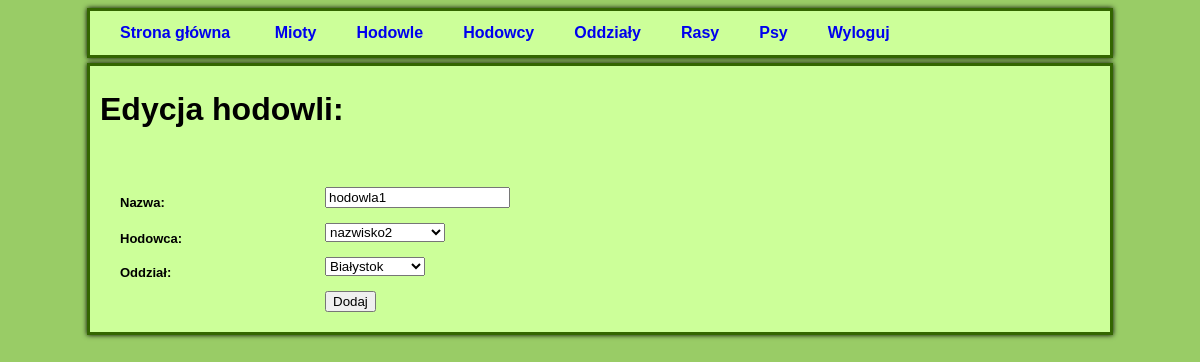
The app's page /nowa_hodowla.php?id=1 (signed in) with its own data.
### tables this page shows
CREATE TABLE IF NOT EXISTS `HODOWLA` (
  `ID` INT UNSIGNED NOT NULL AUTO_INCREMENT,
  `NAZWA` VARCHAR(50) NOT NULL,
  `O_ID` INT UNSIGNED NOT NULL,
  `H_ID` INT UNSIGNED NOT NULL,
  PRIMARY KEY (`ID`),
  UNIQUE INDEX `id_UNIQUE` (`ID` ASC),
  INDEX `fk_hodowla_oddzial1_idx` (`O_ID` ASC),
  INDEX `fk_HODOWLA_HODOWCA1_idx` (`H_ID` ASC),
  CONSTRAINT `fk_hodowla_oddzial1`
    FOREIGN KEY (`O_ID`)
    REFERENCES `ODDZIAL` (`ID`)
    ON DELETE NO ACTION
    ON UPDATE NO ACTION,
  CONSTRAINT `fk_HODOWLA_HODOWCA1`
    FOREIGN KEY (`H_ID`)
    REFERENCES `HODOWCA` (`ID`)
    ON DELETE NO ACTION
    ON UPDATE NO ACTION);

CREATE TABLE IF NOT EXISTS `HODOWCA` (
  `ID` INT UNSIGNED NOT NULL AUTO_INCREMENT,
  `IMIE` VARCHAR(20) NULL,
  `NAZWISKO` VARCHAR(45) NOT NULL,
  `TELEFON` VARCHAR(20) NOT NULL,
  `ADRES` VARCHAR(60) NOT NULL,
  UNIQUE INDEX `id_UNIQUE` (`ID` ASC),
  PRIMARY KEY (`ID`));

CREATE TABLE IF NOT EXISTS `ODDZIAL` (
  `ID` INT UNSIGNED NOT NULL AUTO_INCREMENT,
  `NAZWA` VARCHAR(25) NOT NULL,
  `NUMER` VARCHAR(10) NOT NULL,
  `TATUAZ` VARCHAR(5) NOT NULL,
  `ADRES` VARCHAR(60) NOT NULL,
  `TELEFON` VARCHAR(20) NOT NULL,
  PRIMARY KEY (`ID`),
  UNIQUE INDEX `id_UNIQUE` (`ID` ASC),
  UNIQUE INDEX `nazwa_UNIQUE` (`NAZWA` ASC),
  UNIQUE INDEX `TATUAZ_UNIQUE` (`TATUAZ` ASC),
  UNIQUE INDEX `NUMER_UNIQUE` (`NUMER` ASC));

### nowa_hodowla.php (the view, shortened to what this page needs)
<?php include "header.php";
        $mysql = dbConnect();
        $breeder_stmt = $mysql->prepare("SELECT HODOWCA.ID, HODOWCA.IMIE, HODOWCA.NAZWISKO "
                . "FROM HODOWCA");
        $breeder_stmt->bind_result($breeder_id, $breeder_name, $breeder_surname);
        $breeder_stmt->execute();
        $mysql2 = dbConnect();
        $division_stmt = $mysql2->prepare("SELECT ODDZIAL.ID, ODDZIAL.NAZWA "
                . "FROM ODDZIAL");
        $division_stmt->bind_result($division_id, $division_name);
        $division_stmt->execute();
        if(isset($_GET["id"])) {
            echo "<H1>Edycja hodowli:</H1><br>";
            $id = filter_input(INPUT_GET, "id", FILTER_SANITIZE_STRING);
            $mysql3 = dbConnect();
            $stmt = $mysql3->prepare("SELECT HODOWLA.NAZWA, HODOWLA.H_ID, HODOWLA.O_ID "
                    . "FROM HODOWLA "
                    . "WHERE HODOWLA.ID=(?)");
            $stmt->bind_param("i", $id);
            $stmt->bind_result($name, $current_breeder_id, $current_division_id);
            $stmt->execute();
        } else {
            echo "<H1>Nowa hodowla:</H1><br>";
            $name = "";
            $current_breeder_id = 0;
            $current_division_id = 0;
        }
        ?>
        <div class="form-style">
            <form action="wstawianie_nowej_hodowli.php" method="POST">
                <label for="name"><span>Nazwa:</span><input type="text" name="name" value="<?php echo htmlspecialchars($name); ?>"></label><br />
                <label for="breeder"><span>Hodowca:</span>
                    <select name="breeder">
                        <?php while ($breeder_stmt->fetch()) {
                            echo "<option value=\"$breeder_id\" ";
                            if ($breeder_id == $current_breeder_id) {
                                echo "selected=\"selected\"";
                            }
                            echo ">$breeder_name $breeder_surname</option>";
                        }
                        $breeder_stmt->close(); ?>
                    </select>
                </label><br />
                <label for="division"><span>Oddział:</span>
                    <select name="division">
                        <?php while ($division_stmt->fetch()) {
                            echo "<option value=\"$division_id\" ";
                            if ($division_id == $current_division_id) {
                                echo "selected=\"selected\"";
                            }
                            echo ">$division_name</option>";
                        }
                        $mysql->close(); ?>
                    </select>
                </label><br />
                <label><span>&nbsp;</span><input type="submit" value="Dodaj"></label>
            </form>
        </div>
<?php include "footer.php" ?>

### style.css (style rules this page uses)
body { font-family: Arial, Helvetica, sans-serif; color: black; line-height: 1.5em; background: #99CC66; }
.form-style { width: 100%; padding: 20px 12px 10px 20px; font: 13px Arial, Helvetica, sans-serif; }
.form-style label { display: block; margin: 0px 0px 0px 0px; }
.form-style label > span { width: 20%; font-weight: bold; float: left; padding-top: 8px; padding-right: 5px; }

### records on screen
hodowla: name "hodowla1", breeder "nazwisko2", division "Białystok"
